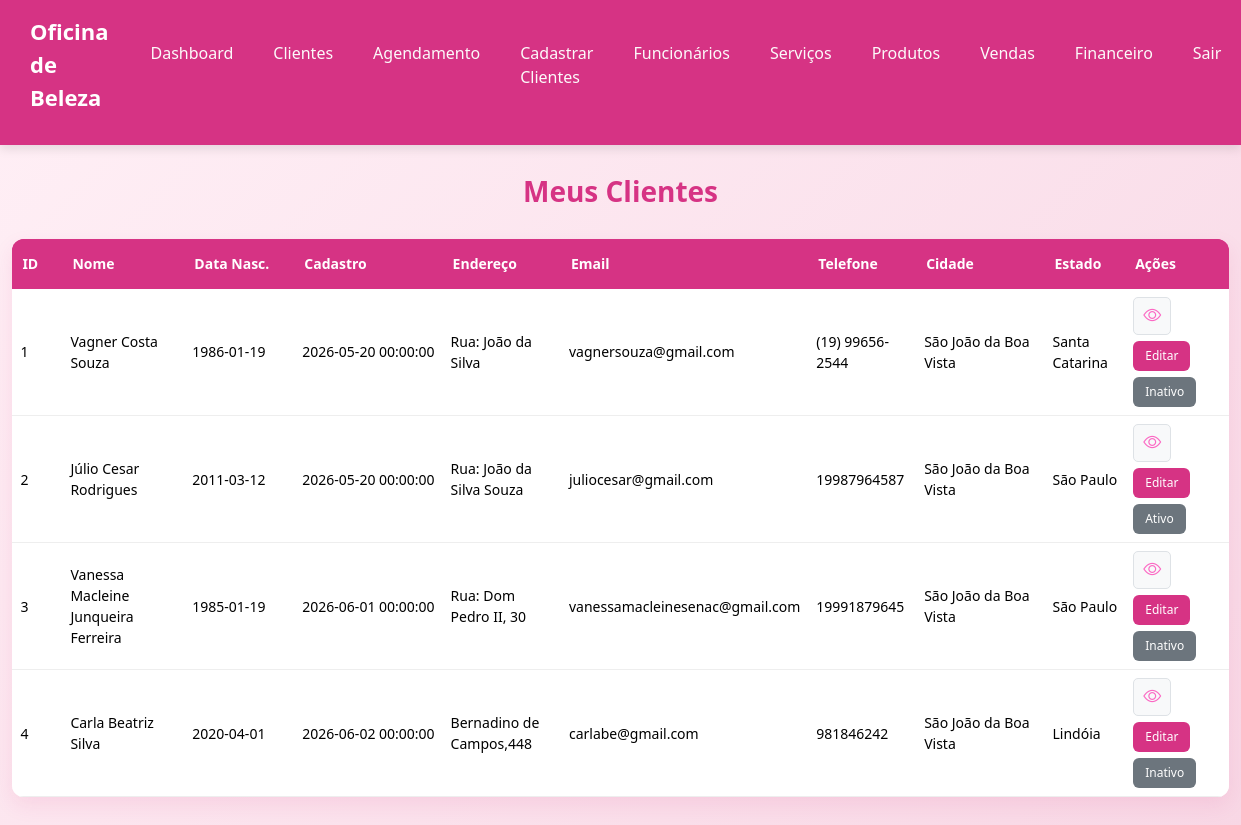
The page /clientes-lista.php on the database as committed earlier.
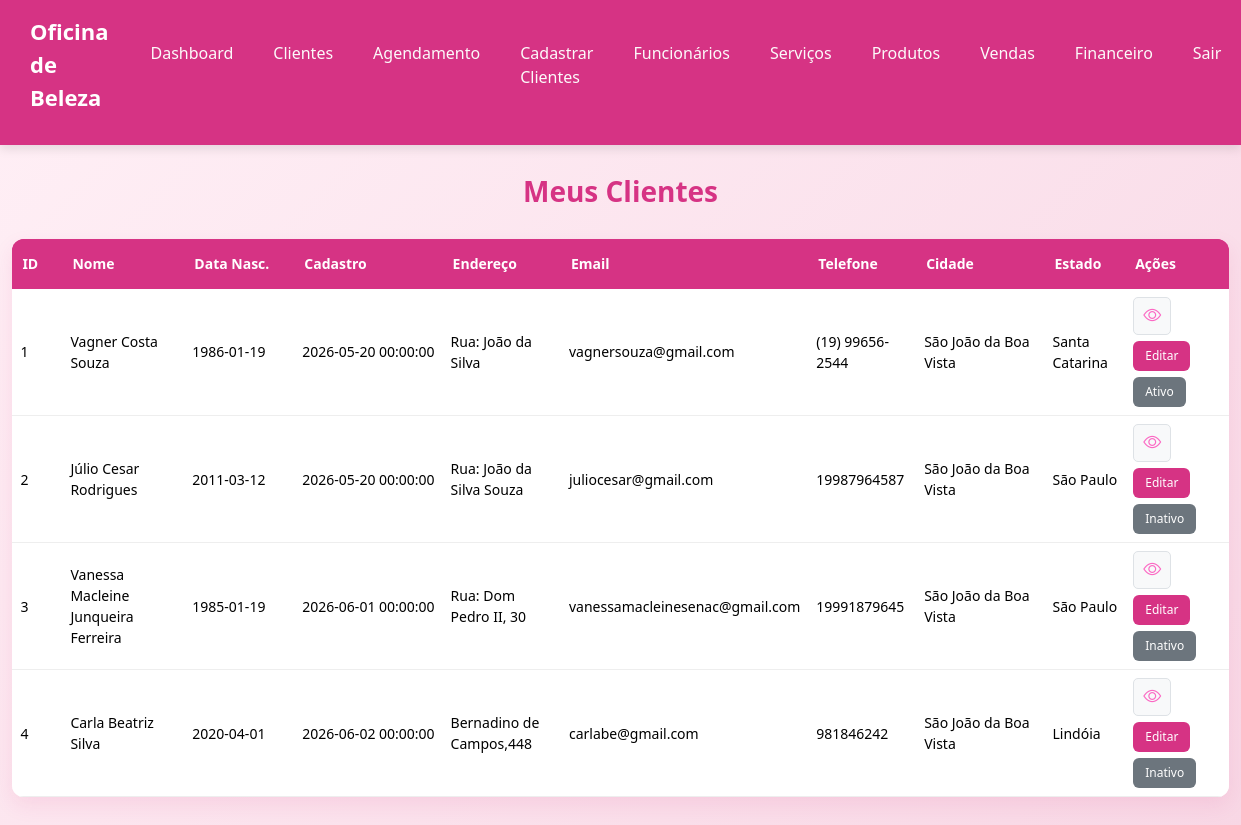
The same page on the database as committed later.
### tables this page shows
CREATE TABLE IF NOT EXISTS `tb_cliente` (
  `id` int(11) NOT NULL AUTO_INCREMENT,
  `nome` varchar(200) NOT NULL,
  `data_nascimento` date NOT NULL,
  `endereco` varchar(150) NOT NULL,
  `email` varchar(200) NOT NULL,
  `telefone` varchar(15) NOT NULL,
  `cidade` varchar(150) NOT NULL,
  `estado` varchar(100) NOT NULL,
  `data_cadastro` datetime NOT NULL DEFAULT current_timestamp(),
  `ativo` tinyint(4) NOT NULL DEFAULT 1,
  PRIMARY KEY (`id`),
  UNIQUE KEY `email` (`email`)
);

### clientes-lista.php (the view, shortened to what this page needs)
<?php
try {
    $conexao = new PDO("mysql:host=" . SERVIDOR . ";dbname=" . BANCO . ";charset=utf8", USUARIO, SENHA);
    $conexao->setAttribute(PDO::ATTR_ERRMODE, PDO::ERRMODE_EXCEPTION);
    $sql = "SELECT * FROM tb_cliente";
    $comando = $conexao->prepare($sql);
    $comando->execute();
    $clientes = $comando->fetchAll(PDO::FETCH_ASSOC);
} catch (PDOException $erro) {
    echo "Erro ao conectar no banco de dados" . $erro->getMessage();
}
?>
<!DOCTYPE html>
<html lang="pt-br">
<head>
    <link rel="stylesheet" href="assets/css/style.css" />
    <link rel="stylesheet" href="assets/css/clientes-lista.css">
    <link rel="stylesheet" href="https://cdn.jsdelivr.net/npm/bootstrap-icons@1.11.3/font/bootstrap-icons.min.css">
    <link rel="stylesheet" href="https://cdnjs.cloudflare.com/ajax/libs/twitter-bootstrap/5.3.3/css/bootstrap.min.css">
    <link rel="stylesheet" href="https://cdn.datatables.net/2.3.8/css/dataTables.bootstrap5.css">
</head>
<body>
    <?php require_once 'includes/header.php';
    ?>
    <main>
        <h1 class="titulo-pagina">Meus Clientes</h1>
        <div class="table-container">
            <table class="table table-striped display" id="listagem-cliente">
                <thead>
                    <tr>
                        <th>ID</th>
                        <th>Nome</th>
                        <th>Data Nasc.</th>
                        <th>Cadastro</th>
                        <th>Endereço</th>
                        <th>Email</th>
                        <th>Telefone</th>
                        <th>Cidade</th>
                        <th>Estado</th>
                        <th>Ações</th>
                    </tr>
                </thead>
                <tbody>
                    <?php
                    foreach ($clientes as $cliente):
                    ?>
                        <tr>
                            <td><?php echo $cliente['id']; ?></td>
                            <td><?php echo $cliente['nome']; ?></td>
                            <td><?php echo $cliente['data_nascimento']; ?></td>
                            <td><?php echo $cliente['data_cadastro']; ?></td>
                            <td><?php echo $cliente['endereco']; ?></td>
                            <td><?php echo $cliente['email']; ?></td>
                            <td><?php echo $cliente['telefone']; ?></td>
                            <td><?php echo $cliente['cidade']; ?></td>
                            <td><?php echo $cliente['estado']; ?></td>
                            <td class="acoes">
                                <a href="historico-clientes.php?id=<?php echo $cliente['id']; ?>"
                                    class="btn-olho"
                                    title="Histórico do Cliente">
                                    <i class="bi bi-eye"></i>
                                </a>
                                <a class="table-btn editar"
                                    href="editar-clientes.php?id=<?php echo $cliente['id']; ?>">
                                    Editar
                                </a>
                                <a href="?alterarAtivo=<?php echo $cliente['id']; ?>"
                                    onclick="return confirm('Deseja alterar o status deste cliente?')">
                                    <button
                                        type="button"
                                        class="table-btn status <?php echo $cliente['ativo'] == 1 ? 'ativo' : 'inativo'; ?>">
                                        <?php echo $cliente['ativo'] == 1 ? 'Ativo' : 'Inativo'; ?>
                                    </button>
                                </a>
                            </td>
                        </tr>
                    <?php
                    endforeach;
                    ?>
                </tbody>
            </table>
        </div>
    </main>
</body>

Rows that differ between the two databases and show on the page:
changed tb_cliente "Vagner Costa Souza": ativo "Inativo" → "Ativo"
changed tb_cliente "Júlio Cesar Rodrigues": ativo "Ativo" → "Inativo"
